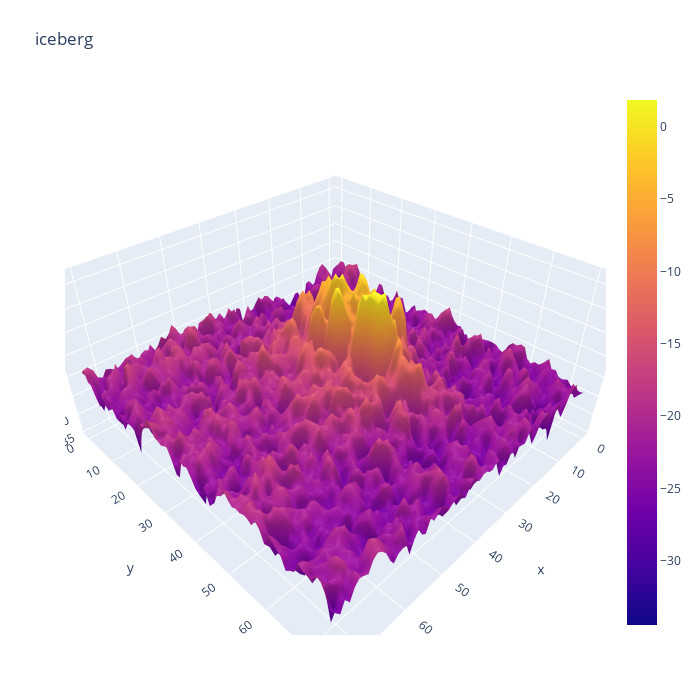

Here is the notebook cell this chart was saved with:
### Code cell
#Take a look at a iceberg
import plotly.offline as py
import plotly.graph_objs as go
py.init_notebook_mode(connected=True)
def plotmy3d(c, name):

    data = [
        go.Surface(
            z=c
        )
    ]
    layout = go.Layout(
        title=name,
        autosize=False,
        width=700,
        height=700,
        margin=dict(
            l=65,
            r=50,
            b=65,
            t=90
        )
    )
    fig = go.Figure(data=data, layout=layout)
    py.iplot(fig)
plotmy3d(X_band_1[12,:,:], 'iceberg')

### Figure 1 — Plotly figure (JSON) as saved in the notebook; plotly's stock layout.template omitted (floating-point values rounded to 4 significant figures; data arrays with more than 128 entries replaced by an {"elided": "..."} marker saying what was removed)
{"data": [{"type": "surface", "z": {"elided": "75x75 float values"}}], "layout": {"autosize": false, "height": 700, "margin": {"b": 65, "l": 65, "r": 50, "t": 90}, "title": {"text": "iceberg"}, "width": 700}}
